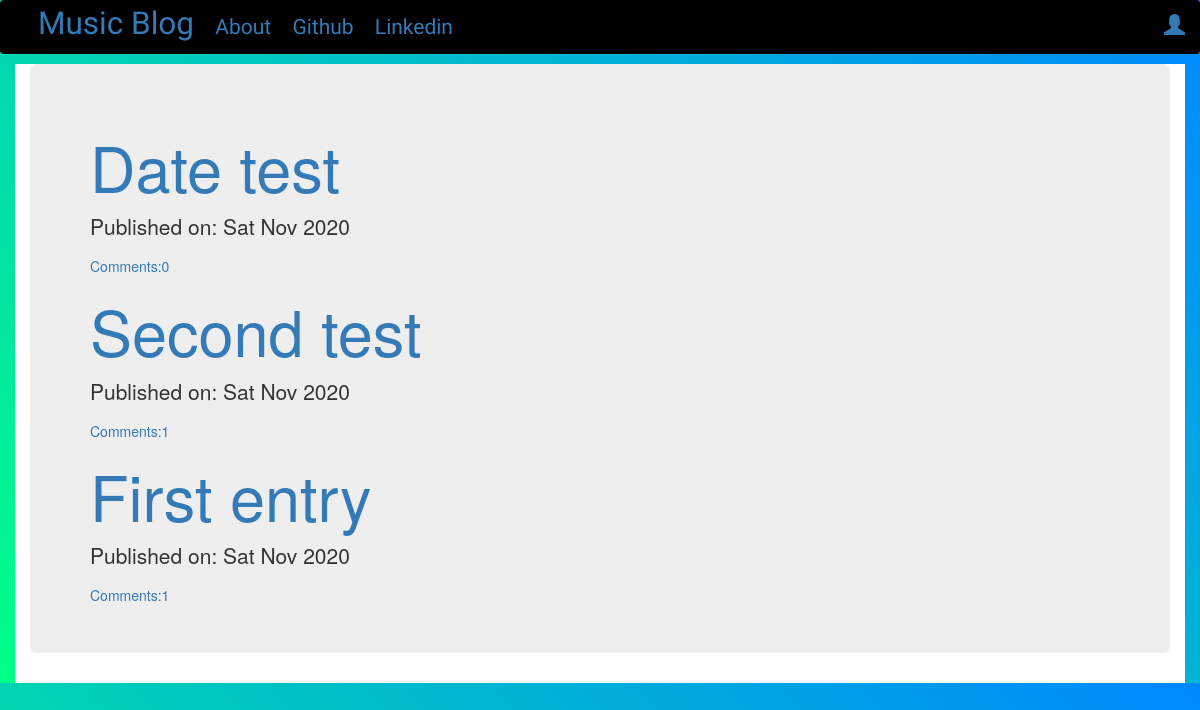
The app's page /, older data.
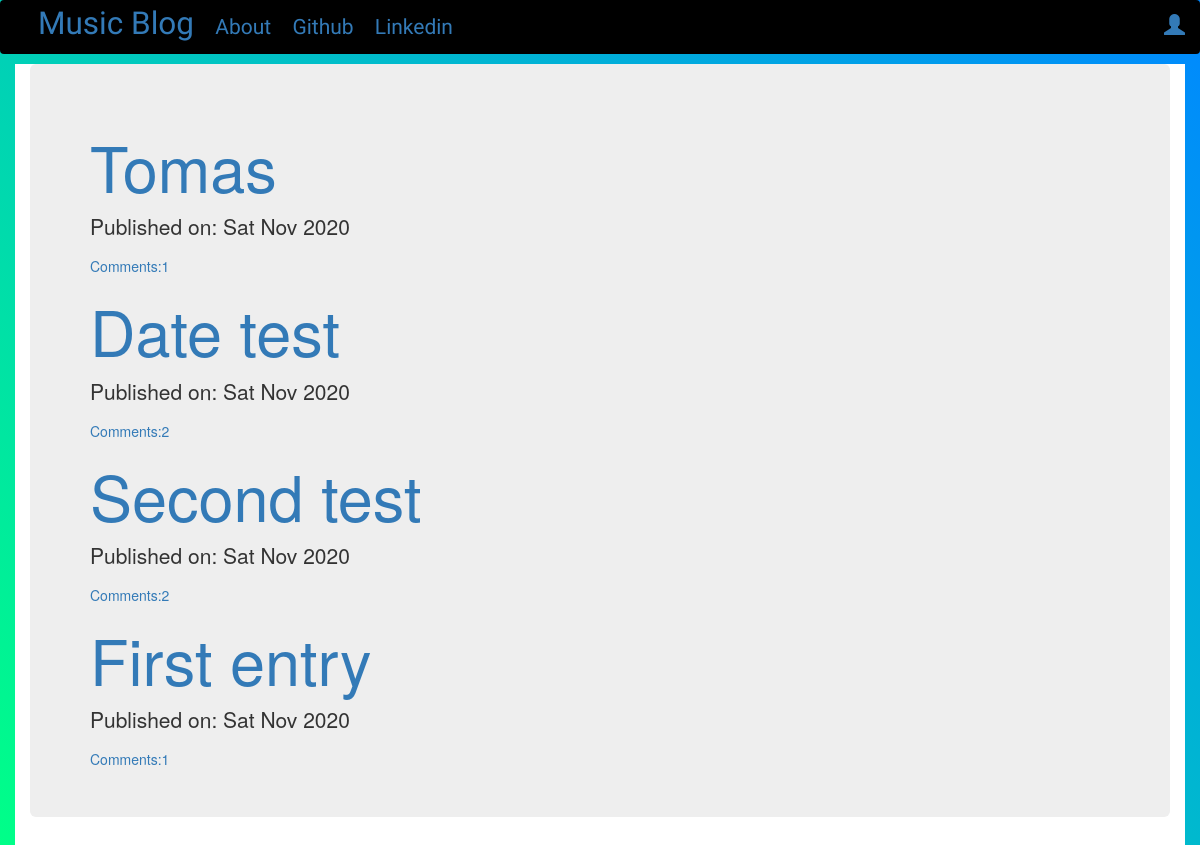
The same page, newer data.
### blog/models.py (models this page shows, shortened)
class Post(models.Model):
    author = models.ForeignKey('auth.User',on_delete=models.CASCADE)
    title = models.CharField(max_length=64)
    text = models.TextField(max_length=128)
    created_date = models.DateTimeField(default=timezone.now)
    published_date = models.DateTimeField(blank=True,null=True)
    def approve_comments(self):
        return self.comments.filter(approved_comment=True)

### blog/views.py (the view)
# urls.py: path('',views.PostListView.as_view(),
class PostListView(ListView):
    model = Post
    def get_queryset(self):
        return Post.objects.filter(published_date__lte=timezone.now()).order_by('-published_date')

### blog/templates/blog/post_list.html
{% extends 'blog/base.html' %}
{% block content %}
<div class="centerstage">
  {% for post in post_list %}
  <div class="post">
    <h1><a href="{% url 'post_detail' pk=post.pk%}">{{post.title}}</a></h1>
    <div class="date">
      <p>Published on: {{post.published_date|date:"D M Y"}}</p>
      </div>
      <a href="{% url 'post_detail' pk=post.pk %}">Comments:{{post.approve_comments.count}}</a>
  </div>
  {% endfor %}
</div>
{% endblock %}

### blog/templates/blog/base.html (shortened to what this page needs)
<!DOCTYPE html>
{% load static %}
<html lang="en" dir="ltr">
  <head>
    <link rel="stylesheet" href="https://stackpath.bootstrapcdn.com/bootstrap/3.4.1/css/bootstrap.min.css">
    <link rel="stylesheet" href="https://stackpath.bootstrapcdn.com/bootstrap/3.4.1/css/bootstrap-theme.min.css">
    <link rel="stylesheet" href="//cdn.jsdelivr.net/npm/medium-editor@latest/dist/css/medium-editor.min.css" type="text/css" media="screen" charset="utf-8">
    <link rel="stylesheet" href="{% static 'css/blog.css' %}">
  </head>
  <body class="loader">
    <nav class="navbar navbar-expand-lg techfont" style="background-color:black;">
      <div class="container">
          <div class="navbar-nav align-items-center">
            <a class="nav-brand bigbrand space" href="{% url 'post_list' %}">Music Blog</a>
            <a class="nav-item nav-link space" href="{% url 'about' %}">About</a>
            <a class="nav-item nav-link space" href="https://www.github.com">Github</a>
            <a class="nav-item nav-link space" href="https://www.linkedin.com">Linkedin</a>
          </div>
          <div class='navbar-nav navbar-right lineheigth'>
            {% if user.is_authenticated %}
              <a class="nav-item nav-link space" href="{% url 'post_new' %}">New Post</a>
              <a class="nav-item nav-link space" href="{% url 'post_draft_list' %}">Drafts</a>
              <a class="nav-item nav-link space" href="{% url 'logout' %}">Log out</a>
              <a > SuperUser : {{ user.username }}</a>
            {% else %}
              <a class="nav-item nav-link lineheigth" href="{% url 'login' %}" aria-label="Log In">
                <span class="glyphicon glyphicon-user" aria-hiden="true"></span></a>
            {% endif %}
          </div>
      </div>
    </nav>
    <div class="content container" style="background-color:white;">
      <div class="jumbotron">
        <div class="row">
          <div class="col-md-8">
            <div class="blog_posts">
              {% block content %}
              {% endblock %}
            </div>
          </div>
        </div>
      </div>
    </div>
  </body>
</html>

### blog/static/css/blog.css (style rules this page uses)
.space { margin: 8px; }
.lineheigth { line-height: 52px; }
.techfont { font-family: 'Russo One', sans-serif; font-size: 1.5em; margin-bottom: 10px; }
.bigbrand { font-size: 1.5em; }
.centerstage { margin-left: auto; margin-right: auto; }
.loader { filter:hue-rotate(0deg); background:linear-gradient(45deg,#0f8,#08f); animation:hue 10000ms infinite linear; }

Row changes from the older to the newer data that the page shows:
added Post: title "Tomas", published_date "Sat Nov 2020", approve_comments.count "1"
computed for Post "Date test": approve_comments.count "0" → "2"
computed for Post "Second test": approve_comments.count "1" → "2"
